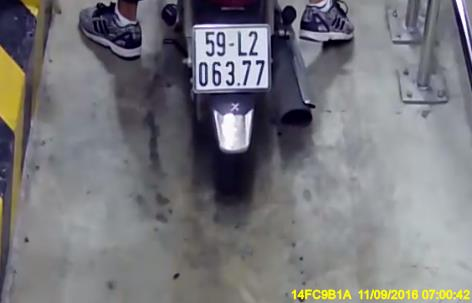
#> input picture data/0000_05696_b.jpg, 472 x 303 px, found by its file name
$ jupyter execute VanThiThanhThao_Nhandienbiensoxe.ipynb
#> lines starting #> are read from the running program, lines starting #| are printed output that depends on the picture; after the words box and inside, x2 and y2 are one past the last pixel; in counts of white or black regions, pixels touching at a corner belong together
[cell 1]
import cv2
import imutils
import numpy as np
import math
from PIL import Image
from google.colab.patches import cv2_imshow

[cell 2]
# Param
max_size = 10000
min_size = 900

# Load image
img = cv2.imread('/content/drive/MyDrive/DoAnNganh/dataset/0000_05696_b.jpg', cv2.IMREAD_COLOR)
#> img is the input picture: shape (303, 472, 3); mean B, G, R 123.2, 118.6, 118.9
imggoc = Image.open('/content/drive/MyDrive/DoAnNganh/dataset/0000_05696_b.jpg')
# Resize image!
img = cv2.resize(img, (500, 350))
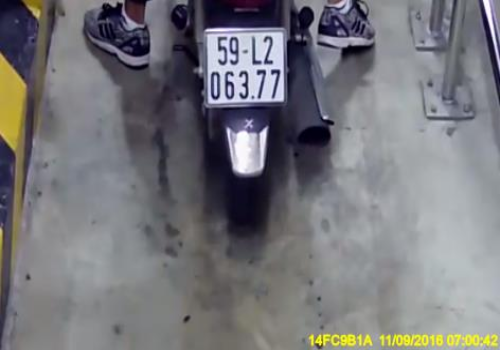
#> img: shape (350, 500, 3); mean B, G, R 123.1, 118.5, 118.7
img1 = imggoc.resize((500, 350))

[cell 3]
# Edge detection
gray = cv2.cvtColor(img, cv2.COLOR_BGR2GRAY)  # convert to grey scale
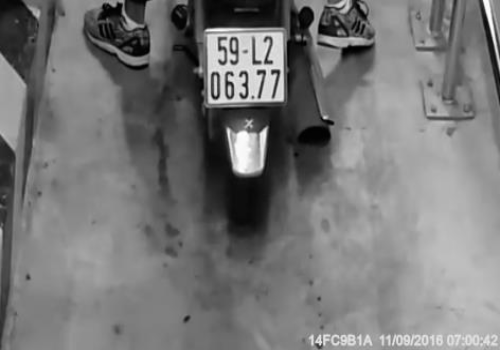
#> gray: shape (350, 500); min 1, max 254, mean 119.1
gray = cv2.bilateralFilter(gray, 100, 75, 75)  # Blur to reduce noise
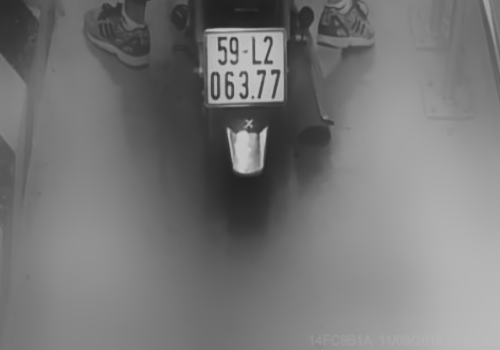
#> gray: shape (350, 500); min 32, max 201, mean 119.1
Width, Height = img1.size
#> Width = 500; Height = 350
Sx=np.array([[-1, -2,-1],

             [ 0, 0, 0],

             [1, 2, 1]])

Sy=np.array([[-1, 0, 1], [-2, 0, 2],

[-1, 0, 1]])

DO=200
aR=aG=aB=0


Lightness=img1.convert()

def find_max(a, b, c):
   max = a
   if max < b: max = b
   if max < c: max = c
   return max

def find_min(a, b, c):

   min = a
   if min > b: min = b
   if min > c: min = c

   return min

for x in range (1, Width):
    for y in range (1, Height):
      r, g, b = img1.getpixel( (x,y) )
      maxgray=find_max(r,g,b);
      mingray=find_min(r,g,b);
      Gray=(int)((maxgray+ mingray)/2)
      Lightness.im.putpixel( (x,y), (Gray, Gray, Gray) )

anhgray=np.array(Lightness)
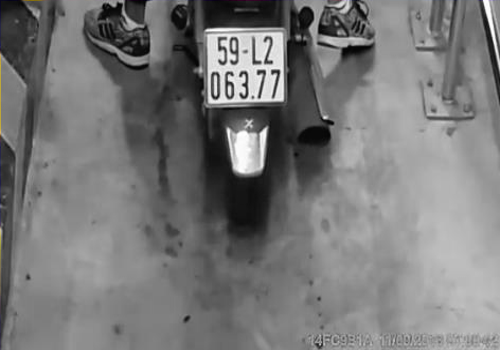
#> anhgray: shape (350, 500, 3); mean R, G, B 120.3, 120.3, 120.3
Edge=Lightness.convert()
for x in range (1, Width-1):
  for y in range (1, Height-1):
      XR=0
      YR=0
      for i in range (x-1, x+2):
          for j in range (y-1, y+2):

              r, g, b = Lightness.getpixel( (i,j) )
              XR += r*Sx[(i-(x-1)), (j-(y-1))]
              YR += r*Sy[(i-(x-1)), (j-(y-1))]
              Mag = math.sqrt(XR*XR + YR*YR)
              if Mag <= DO:
                  Mag = 0
              else:

                  Mag = 255
              Edge.putpixel( (x,y), (Mag, Mag, Mag) )
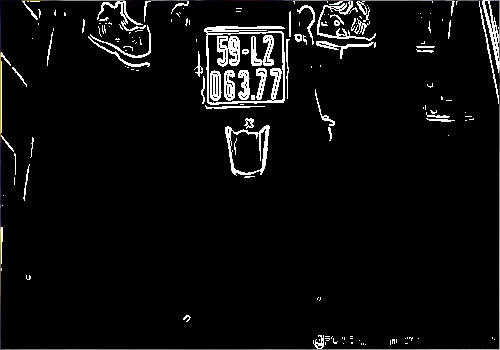
#> Edge: PIL image 500x350 RGB; mean R, G, B 12.6, 12.6, 12.6

img3= np.array(Edge)
edged= cv2.cvtColor(np.array(img3),cv2.COLOR_BGR2GRAY); #chuyén Edged cv2.Canny (anhgray, 30, 200)
edged = cv2.Canny(gray, 30, 200)  # Perform Edge detection
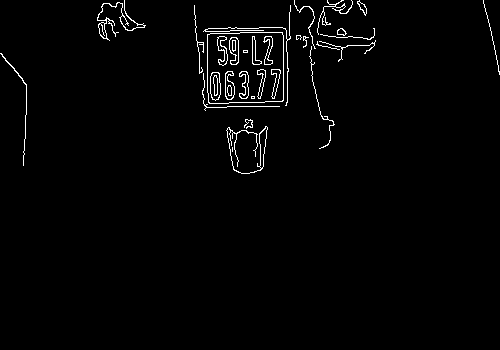
#> edged: shape (350, 500); 1.8% white in thin lines or dots, all inside (x1, y1, x2, y2) = (0, 0, 500, 174)
#thresh = cv2.adaptiveThreshold(gray,255, cv2.ADAPTIVE_THRESH_GAUSSIAN_C, cv2. THRESH_BINARY, 11, 2)


# find contours in the edged image, keep only the largest
# ones, and initialize our screen contour
cnts = cv2.findContours(edged.copy(), cv2.RETR_TREE, cv2.CHAIN_APPROX_SIMPLE)
cnts = imutils.grab_contours(cnts)
cnts = sorted(cnts, key=cv2.contourArea, reverse=True)
screenCnt = None

# loop over our contours
for c in cnts:
    # approximate the contour
    peri = cv2.arcLength(c, True)
    approx = cv2.approxPolyDP(c, 0.05 * peri, True)

    # if our approximated contour has four points, then
    # we can assume that we have found our screen
    if len(approx) == 4 and max_size > cv2.contourArea(c) > min_size:
        screenCnt = approx
        break
#> this loop made 1 pass

if screenCnt is None:
    detected = 0
    print ("No plate detected")
else:
    detected = 1

if detected == 1:
    cv2.drawContours(img, [screenCnt], -1, (0, 255, 0), 3)
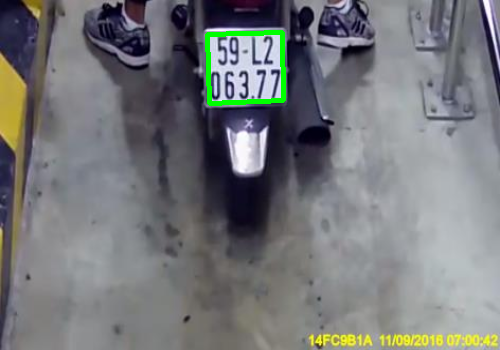
#> img: shape (350, 500, 3); 0.81% of pixels changed, all inside (x1, y1, x2, y2) = (205, 30, 286, 106)

    # Masking the part other than the number plate
    mask = np.zeros(gray.shape, np.uint8)
    new_image = cv2.drawContours(mask, [screenCnt], 0, 255, -1, )
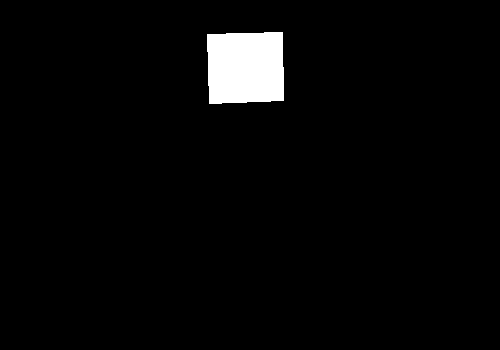
#> new_image: shape (350, 500); 3% white; 1 white region, box (x1, y1, x2, y2) and area: (207, 32, 284, 104) 5251
    new_image = cv2.bitwise_and(img, img, mask=mask)
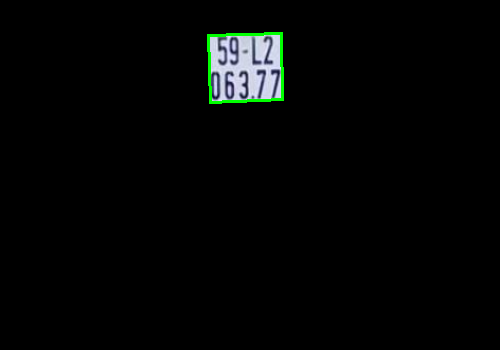
#> new_image: shape (350, 500, 3); mean B, G, R 4.9, 5.5, 4.2

    # Now crop
    (x, y) = np.where(mask == 255)
    (topx, topy) = (np.min(x), np.min(y))
    (bottomx, bottomy) = (np.max(x), np.max(y))
    Cropped = gray[topx:bottomx + 1, topy:bottomy + 1]
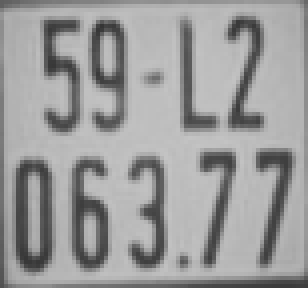
#> Cropped: shape (72, 77) (shown 4 times larger); min 53, max 195, mean 155.3

    # Display image
    #cv2_imshow(Edged)
    cv2_imshow(anhgray)
    cv2_imshow(edged)
    cv2_imshow(img)
    cv2_imshow(Cropped)


    cv2.waitKey(0)
    cv2.destroyAllWindows()

$ run again, with data/0000_00532_b.jpg copied over data/0000_05696_b.jpg
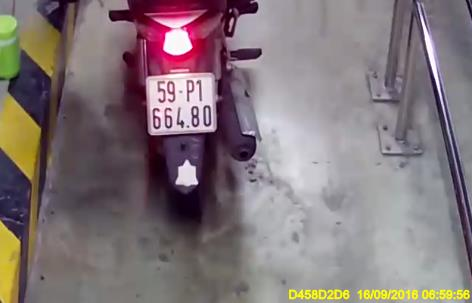
#> input picture data/0000_00532_b.jpg, 472 x 303 px, found by its file name
#> img is the input picture: shape (303, 472, 3); mean B, G, R 121.1, 118.2, 130.8
#> img: shape (350, 500, 3)
#> `anhgray=np.array(Lightness)`:
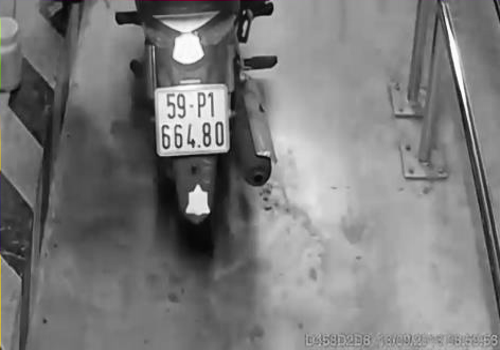
#> anhgray: shape (350, 500, 3); mean R, G, B 122.7, 122.6, 122.5
#> `edged = cv2.Canny(gray, 30, 200)`:
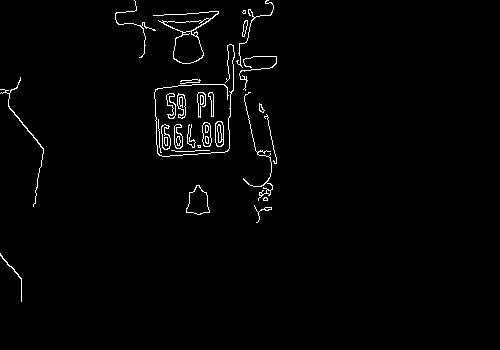
#> edged: shape (350, 500); 1.6% white in thin lines or dots, all inside (x1, y1, x2, y2) = (0, 0, 277, 302)
#> the loop `for c in cnts:` made 60 passes
#> c on pass 58: [[198, 146], [199, 145], [200, 146], [199, 147]]

$ run again, with data/0000_02187_b.jpg copied over data/0000_05696_b.jpg
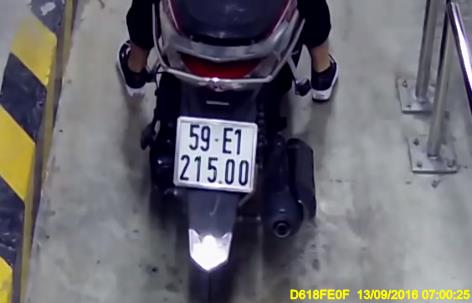
#> input picture data/0000_02187_b.jpg, 472 x 303 px, found by its file name
#> img is the input picture: shape (303, 472, 3); mean B, G, R 109.7, 103, 104.4
#> img: shape (350, 500, 3)
#> `edged = cv2.Canny(gray, 30, 200)`:
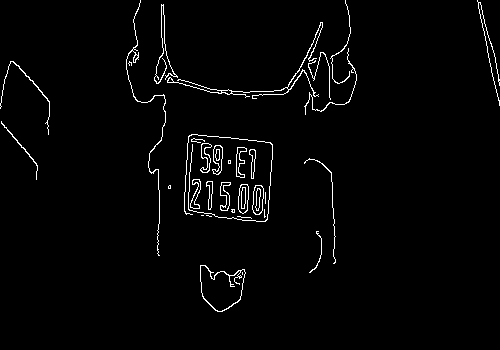
#> edged: shape (350, 500); 2.2% white in thin lines or dots, all inside (x1, y1, x2, y2) = (0, 0, 500, 312)
#> the loop `for c in cnts:` made 56 passes
#> c on passes 42, 48, 50, 52, 55, 56: [[228, 160], [228, 163], [230, 163], [230, 160]], [[239, 276], [240, 275], [241, 276], [240, 277]], [[264, 209], [264, 217], [265, 216], [264, 215]], [[242, 272], [242, 274]], [[201, 215], [203, 215]], [[265, 192], [265, 203]]
